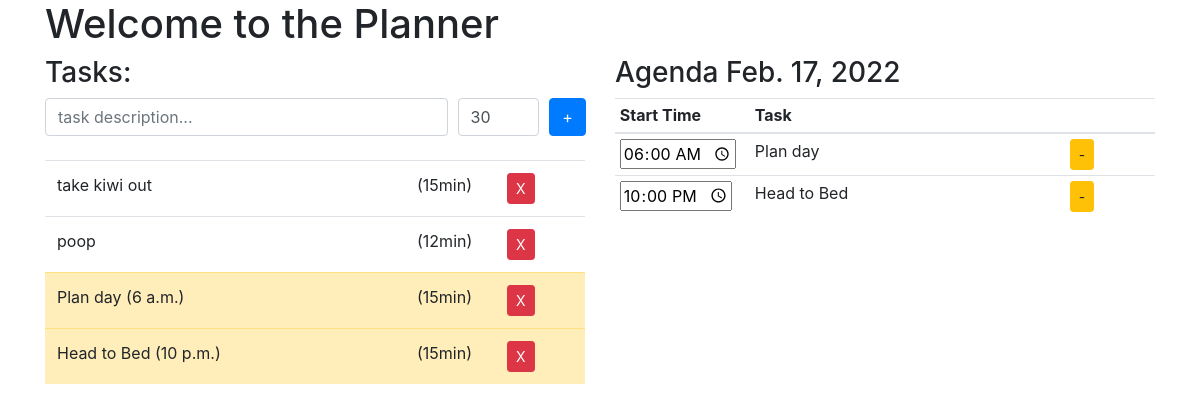
/planner/, run on the app's committed database.
### planner/models.py (models this page shows, shortened)
class Task(models.Model):
    description = models.CharField(max_length=200, null=False)
    minutes_to_complete = models.IntegerField(null=False)
    is_completed = models.BooleanField(default=False)

class AgendaItem(models.Model):
    agenda = models.ForeignKey(Agenda, on_delete=models.CASCADE, related_name='agenda_items')
    start_time = models.TimeField()
    task = models.ForeignKey(Task, on_delete=models.CASCADE, related_name='agenda_items')
    class Meta:
        ordering = ['start_time', ]
        constraints = [
            models.UniqueConstraint(fields=['agenda', 'task'], name='unique_task_for_agenda')
        ]

class Agenda(models.Model):
    date = models.DateField()
    default_begin_time = models.TimeField(default="06:00")
    default_end_time = models.TimeField(default="22:00")
    parent = models.ForeignKey('self',
                               on_delete=models.SET_NULL,
                               blank=True,
                               null=True, )

### planner/views.py (the view, shortened to what this page needs)
# urls.py: path('', views.IndexPage.as_view(), name='index'),
class IndexPage(generic.edit.FormView):
    template_name = 'planner/index.html'
    form_class = TaskForm
    success_url = '/planner/'
    def get_context_data(self, **kwargs):
        context = super().get_context_data(**kwargs)
        context['tasks'] = Task.objects.filter(Q(agenda_items__isnull=True)
                                               | Q(agenda_items__agenda__date=datetime.now()))
        today_agenda, _ = Agenda.objects.get_or_create(date=datetime.now().date())
        context['agenda'] = today_agenda
        return context

### planner/forms.py
class TaskForm(forms.Form):
    description = forms.CharField(label='Task Description', max_length=30,
                                  widget=forms.TextInput(attrs={'placeholder': 'task description...',
                                                                'class': 'form-control'}))
    minutes_to_complete = forms.IntegerField(label='Minutes to Complete', max_value=120, min_value=5, initial=30,
                                             widget=forms.NumberInput(attrs={'class': 'form-control'}))

### planner/templates/planner/index.html (shortened to what this page needs)
{% extends "planner/base.html" %}
{% block style %}
<link href="https://cdn.jsdelivr.net/npm/fullcalendar@5.10.2/main.min.css" rel="stylesheet">
{% endblock style %}
{% block content %}
<div class="container">
    <h1>Welcome to the Planner</h1>
</div>
<div class="container">
    <div class="row">
        <div class="col">
            <h3>Tasks:</h3>
            <form id="task-form" method="post", action="/planner/" class="form-row" autocomplete="off">
                <div class="col-9">
                    {{ form.description }}
                </div>
                <div class="col-2">
                    {{ form.minutes_to_complete }}
                </div>
                <div class="col-1">
                    <input class="btn btn-primary" type="submit" value="+">
                </div>
            </form>
            {% if tasks %}
            <table class="table table-hover">
                <tbody id="task_sortable" class="sortable">
                    {% for task in tasks %}
                    <tr
                            class="completable
                            {% if task.agenda_items.all %} table-warning {% endif %}
                            "
                            data-taskid="{{task.id}}">
                        <td class="col-8">{{ task.description  }}
                        {% if task.agenda_items.all %}
                            ({{ task.agenda_items.all.0.start_time }})
                        {% endif %}
                        </td>
                        <td class="col-2">({{ task.minutes_to_complete }}min)</td>
                        <td class="col-2"><a class="btn btn-sm btn-danger"
                                             data-confirm="Are you sure?"
                                             data-method="delete"
                                             href="delete_task/{{ task.id }}"
                                             rel="nofollow">X</a></td>
                    </tr>
                    {% endfor %}
                </tbody>
                <br />
            </table>
            {% endif %}
        </div>
        <div class="col">
            <h3>Agenda {{ agenda.date }}</h3>
            {% if agenda.agenda_items %}
            <table class="table table-sm">
                <thead>
                    <tr>
                        <th scope="col" class="col-3">Start Time</th>
                        <th scope="col" class="col-7">Task</th>
                        <th scope="col" class="col-2"></th>
                    </tr>
                </thead>
                <tbody id="agenda_items">
                    {% for item in agenda.agenda_items.all %}
                    <tr>
                        <td>
                            <input class="time-input"
                                   type="time"
                                   value="{{ item.start_time|date:'H:i' }}"
                                   autocomplete="off"
                                   data-itemid="{{item.id}}"
                            />
                        </td>
                        <td>{{ item.task.description }}</td>
                        <td><a class="btn btn-sm btn-warning"
                                             data-confirm="Are you sure?"
                                             data-method="delete"
                                             href="delete_agenda_item/{{ item.id }}"
                                             rel="nofollow" >-</a></td>
                    </tr>
                    {% endfor %}
                </tbody>
            </table>
            {% endif %}
        </div>
    </div>
</div>
{% endblock content %}

### planner/templates/planner/base.html (shortened to what this page needs)
<!DOCTYPE html>
<html lang="en">
<head>
    <link rel="stylesheet" href="https://cdn.jsdelivr.net/npm/bootstrap@4.6.1/dist/css/bootstrap.min.css">
    {% block style %}
    {% endblock style %}
</head>
<body>
    <div id="content">
        {% block content %}
        {% endblock content %}
    </div>
</body>
</html>

### data on the page
Task: description "take kiwi out", minutes_to_complete "15"
Task: description "poop", minutes_to_complete "12"
Task: description "Plan day", agenda_items.all.0.start_time "6 a.m.", minutes_to_complete "15"
Task: description "Head to Bed", agenda_items.all.0.start_time "10 p.m.", minutes_to_complete "15"
Agenda: date "Feb. 17, 2022"
AgendaItem: start_time "06:00", task.description "Plan day"
AgendaItem: start_time "22:00", task.description "Head to Bed"
